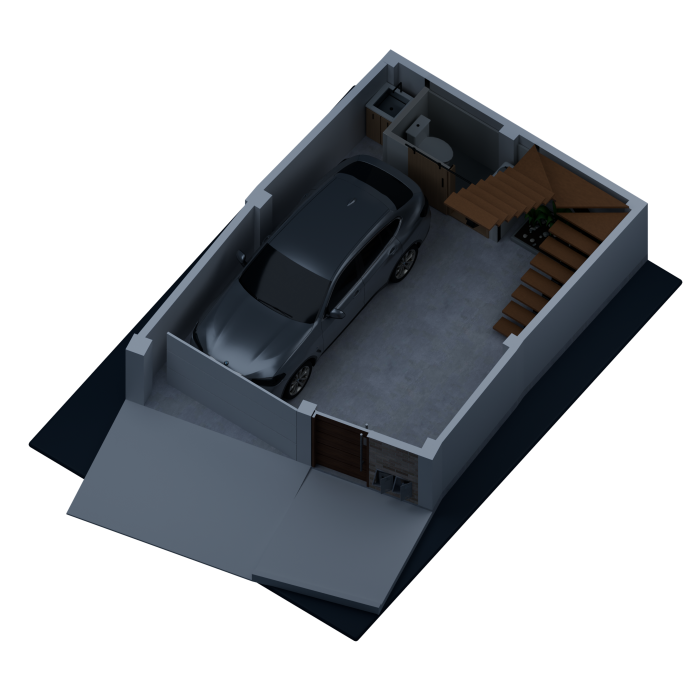
#> input picture dashboard/images/floor-1-base.png, 1400 x 1400 px (shown at 1/2 size)
$ python prepare_readme.py
#> lines starting #> are read from the running program, lines starting #| are printed output that depends on the picture
"""Generate the three public README previews offline, without HA access.
Only the selected PNG light layers are composited; no UI labels or live states.
This private helper overwrites the same three public images on each run.
"""
import hashlib
import json
from pathlib import Path
import numpy as np
from PIL import Image

ROOT = Path(__file__).resolve().parents[1]
IMAGES = ROOT / 'dashboard/images'
OUTPUT = ROOT / 'docs/images'
OUTPUT.mkdir(parents=True, exist_ok=True)
PREVIEWS = [
    (1, ['mini-kitchen'], 'first-floor-mini-kitchen.png'),
    (2, ['bathroom-1', 'bathroom-2', 'bathroom-3'], 'second-floor-bathroom.png'),
    (3, ['corridor-2'], 'third-floor-corridor.png'),
]
report = {'simulated': True, 'home_assistant_requests': 0, 'physical_device_operations': 0, 'images': []}
for floor, circuits, output_name in PREVIEWS:
    base_path = IMAGES / f'floor-{floor}-base.png'
    with Image.open(base_path) as image:
#> image is the input picture: PIL image 1400x1400 RGBA; mean R, G, B, A 21.5, 24.1, 27.6, 105.7
        base = np.asarray(image.convert('RGBA'), dtype=np.float64) / 255
    rgb = base[:, :, :3].copy()
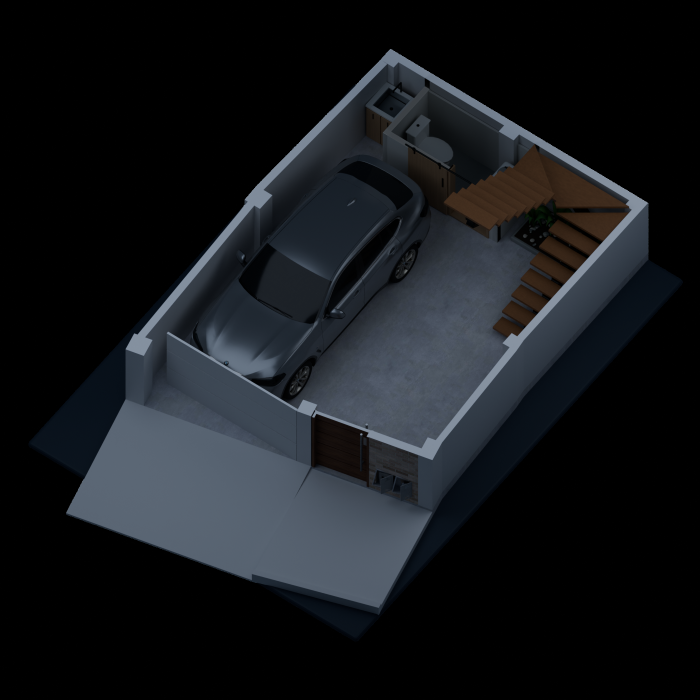
#> rgb: shape (1400, 1400, 3) float64 (shown at 1/2 size); mean R, G, B 0.0843, 0.0945, 0.108
    inputs = [base_path]
    for circuit in circuits:
        path = IMAGES / f'floor-{floor}-{circuit}-light.png'
        inputs.append(path)
#> (the run stopped early here; a loop or call above may not have finished)
